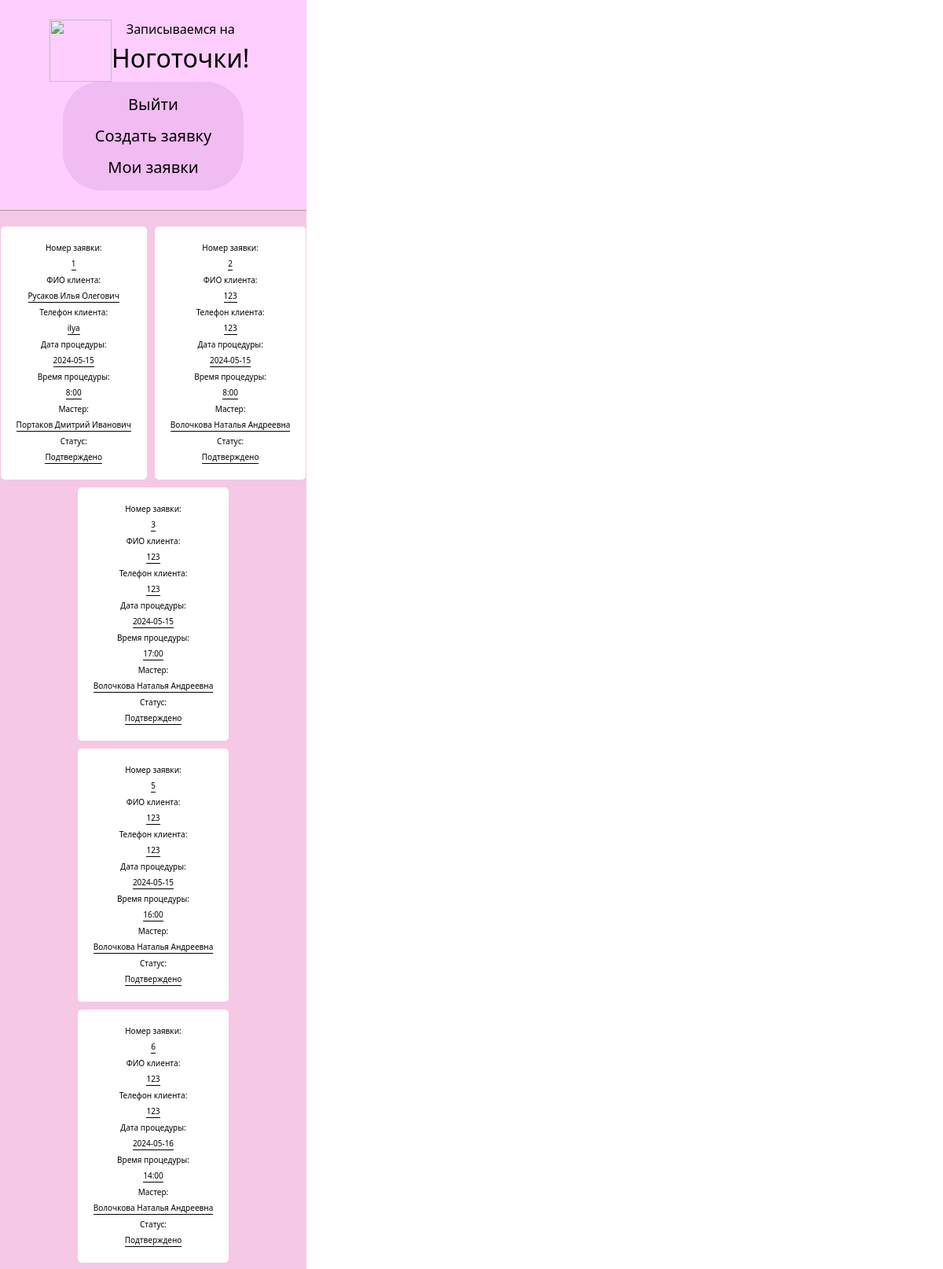
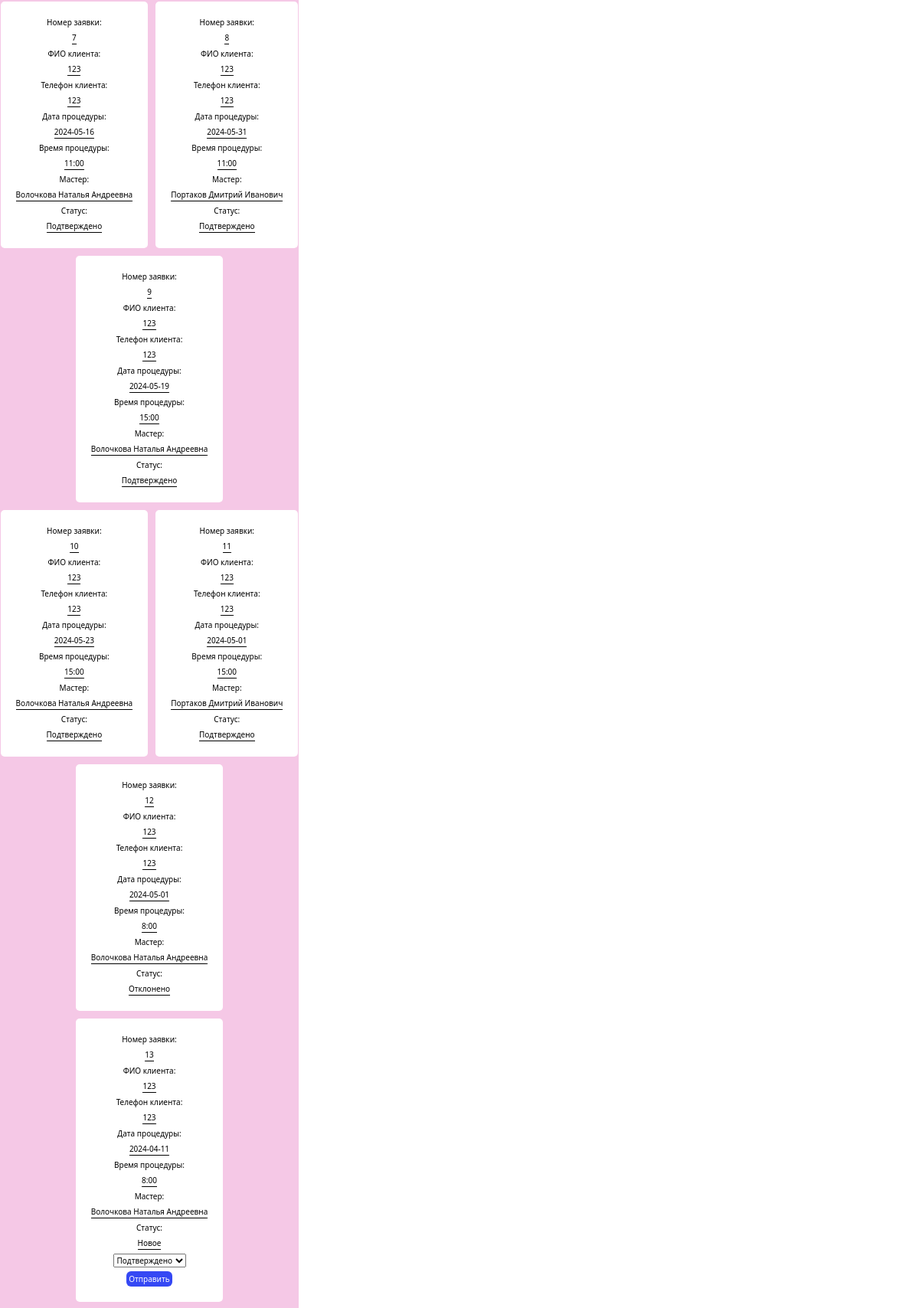
The app's page /admin.php (signed in, upper part) with its own data (2 pictures, top to bottom).
### tables this page shows
CREATE TABLE `orders` (
  `id` int(255) NOT NULL,
  `id_master` int(255) NOT NULL,
  `id_client` int(255) NOT NULL,
  `date` date NOT NULL,
  `time` varchar(255) NOT NULL,
  `status` varchar(255) NOT NULL DEFAULT 'Новое'
);

CREATE TABLE `user` (
  `id` int(255) NOT NULL,
  `fio` varchar(255) DEFAULT NULL,
  `login` varchar(255) NOT NULL,
  `pass` varchar(255) NOT NULL,
  `auto_number` varchar(255) DEFAULT NULL,
  `role` varchar(255) NOT NULL DEFAULT 'user'
);

CREATE TABLE `master` (
  `id` int(255) NOT NULL,
  `name` varchar(255) NOT NULL
);

### admin.php (the view, shortened to what this page needs)
<!DOCTYPE html>
<?php
require_once "method/connect.php";
require_once "header.php";
$get_info_admin = $mysqli->query("SELECT orders.id,user.fio,user.login,master.name, orders.date,orders.time,orders.status FROM `master` INNER JOIN `orders` ON master.id = orders.id_master INNER JOIN `user` ON orders.id_client = user.id");
?>
<body>
  <main class="cnt-info">
    <?php while ($row = $get_info_admin->fetch_assoc()) : ?>
      <form action="method/adminPHP.php" method="post" class="adminform">
        <div class="container-info">
          Номер заявки:
          <label><?= $row['id'] ?></label>
          ФИО клиента:
          <label><?= $row['fio'] ?></label>
          Телефон клиента:
          <label><?= $row['login'] ?></label>
          Дата процедуры:
          <label><?= $row['date'] ?></label>
          Время процедуры:
          <label><?= $row['time'] ?></label>
          Мастер:
          <label><?= $row['name'] ?></label>
          Статус:
          <label><?= $row['status'] ?></label>
          <?php if ($row['status'] == 'Новое') : ?>
            <select name="status">
              <option value="Подтверждено">Подтверждено</option>
              <input type="submit" class="btn btn_admin" value="Отправить">
            </select>
          <?php endif; ?>
        </div>
      </form>
    <?php endwhile; ?>
  </main>
  <?php require_once "footer.php" ?>
</body>
</html>

### style.css (style rules this page uses)
:root { font-family: "Jost", sans-serif; }
* { margin: 0; padding: 0; list-style-type: none !important; text-decoration: none !important; box-sizing: border-box; max-width: 390px !important; color: #000 !important; }
.btn { color: white !important; background: #3548f4 !important; }
main { background: #f5c8e6; min-height: calc(100vh - 115px); }
.cnt-info { padding-top: 20px; padding-bottom: 20px; display: flex; justify-content: center; align-items: center; flex-direction: row; flex-wrap: wrap; grid-gap: 10px; }
.btn_admin { padding: 0 !important; width: 60px !important; height: 20px !important; font-size: 10px !important; }
.container-info { border-radius: 5px; background: white; display: flex; justify-content: center; padding: 20px; align-items: center; font-family: var(--font-family); font-weight: 400; font-size: 10px; color: #000000; flex-direction: column; grid-gap: 5px; }
.container-info label { text-align: center; border-bottom: 0.5px solid #000; background: #fff; }

### records on screen
orders: id "1", id_client.fio "Русаков Илья Олегович", id_client.login "ilya", date "2024-05-15", time "8:00", id_master.name "Портаков Дмитрий Иванович", status "Подтверждено"
orders: id "2", id_client.fio "123", id_client.login "123", date "2024-05-15", time "8:00", id_master.name "Волочкова Наталья Андреевна", status "Подтверждено"
orders: id "3", id_client.fio "123", id_client.login "123", date "2024-05-15", time "17:00", id_master.name "Волочкова Наталья Андреевна", status "Подтверждено"
orders: id "5", id_client.fio "123", id_client.login "123", date "2024-05-15", time "16:00", id_master.name "Волочкова Наталья Андреевна", status "Подтверждено"
orders: id "6", id_client.fio "123", id_client.login "123", date "2024-05-16", time "14:00", id_master.name "Волочкова Наталья Андреевна", status "Подтверждено"
orders: id "7", id_client.fio "123", id_client.login "123", date "2024-05-16", time "11:00", id_master.name "Волочкова Наталья Андреевна", status "Подтверждено"
orders: id "8", id_client.fio "123", id_client.login "123", date "2024-05-31", time "11:00", id_master.name "Портаков Дмитрий Иванович", status "Подтверждено"
orders: id "9", id_client.fio "123", id_client.login "123", date "2024-05-19", time "15:00", id_master.name "Волочкова Наталья Андреевна", status "Подтверждено"
orders: id "10", id_client.fio "123", id_client.login "123", date "2024-05-23", time "15:00", id_master.name "Волочкова Наталья Андреевна", status "Подтверждено"
orders: id "11", id_client.fio "123", id_client.login "123", date "2024-05-01", time "15:00", id_master.name "Портаков Дмитрий Иванович", status "Подтверждено"
orders: id "12", id_client.fio "123", id_client.login "123", date "2024-05-01", time "8:00", id_master.name "Волочкова Наталья Андреевна", status "Отклонено"
orders: id "13", id_client.fio "123", id_client.login "123", date "2024-04-11", time "8:00", id_master.name "Волочкова Наталья Андреевна", status "Новое"
